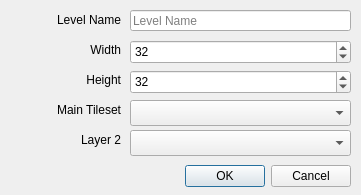
<?xml version="1.0" encoding="UTF-8"?>
<ui version="4.0">
 <class>NewLevelDialog</class>
 <widget class="QDialog" name="NewLevelDialog">
  <property name="geometry">
   <rect>
    <x>0</x>
    <y>0</y>
    <width>361</width>
    <height>195</height>
   </rect>
  </property>
  <property name="sizePolicy">
   <sizepolicy hsizetype="Fixed" vsizetype="Fixed">
    <horstretch>0</horstretch>
    <verstretch>0</verstretch>
   </sizepolicy>
  </property>
  <property name="windowTitle">
   <string>New Level</string>
  </property>
  <widget class="QDialogButtonBox" name="buttonBox">
   <property name="geometry">
    <rect>
     <x>10</x>
     <y>160</y>
     <width>341</width>
     <height>32</height>
    </rect>
   </property>
   <property name="orientation">
    <enum>Qt::Horizontal</enum>
   </property>
   <property name="standardButtons">
    <set>QDialogButtonBox::Cancel|QDialogButtonBox::Ok</set>
   </property>
  </widget>
  <widget class="QSpinBox" name="widthSpinner">
   <property name="geometry">
    <rect>
     <x>130</x>
     <y>40</y>
     <width>221</width>
     <height>24</height>
    </rect>
   </property>
   <property name="wrapping">
    <bool>false</bool>
   </property>
   <property name="frame">
    <bool>true</bool>
   </property>
   <property name="maximum">
    <number>1024</number>
   </property>
   <property name="value">
    <number>32</number>
   </property>
  </widget>
  <widget class="QSpinBox" name="heightSpinner">
   <property name="geometry">
    <rect>
     <x>130</x>
     <y>70</y>
     <width>221</width>
     <height>24</height>
    </rect>
   </property>
   <property name="wrapping">
    <bool>false</bool>
   </property>
   <property name="frame">
    <bool>true</bool>
   </property>
   <property name="maximum">
    <number>1024</number>
   </property>
   <property name="value">
    <number>32</number>
   </property>
  </widget>
  <widget class="QLineEdit" name="levelNameTextBox">
   <property name="geometry">
    <rect>
     <x>130</x>
     <y>10</y>
     <width>221</width>
     <height>21</height>
    </rect>
   </property>
   <property name="inputMask">
    <string/>
   </property>
   <property name="placeholderText">
    <string>Level Name</string>
   </property>
  </widget>
  <widget class="QComboBox" name="tilesetComboBox">
   <property name="geometry">
    <rect>
     <x>130</x>
     <y>100</y>
     <width>221</width>
     <height>26</height>
    </rect>
   </property>
   <property name="iconSize">
    <size>
     <width>64</width>
     <height>64</height>
    </size>
   </property>
  </widget>
  <widget class="QComboBox" name="layer2ComboBox">
   <property name="geometry">
    <rect>
     <x>130</x>
     <y>130</y>
     <width>221</width>
     <height>26</height>
    </rect>
   </property>
  </widget>
  <widget class="QLabel" name="label">
   <property name="geometry">
    <rect>
     <x>20</x>
     <y>10</y>
     <width>101</width>
     <height>20</height>
    </rect>
   </property>
   <property name="text">
    <string>Level Name</string>
   </property>
   <property name="alignment">
    <set>Qt::AlignRight|Qt::AlignTrailing|Qt::AlignVCenter</set>
   </property>
  </widget>
  <widget class="QLabel" name="label_2">
   <property name="geometry">
    <rect>
     <x>20</x>
     <y>40</y>
     <width>101</width>
     <height>20</height>
    </rect>
   </property>
   <property name="text">
    <string>Width</string>
   </property>
   <property name="alignment">
    <set>Qt::AlignRight|Qt::AlignTrailing|Qt::AlignVCenter</set>
   </property>
  </widget>
  <widget class="QLabel" name="label_3">
   <property name="geometry">
    <rect>
     <x>20</x>
     <y>70</y>
     <width>101</width>
     <height>20</height>
    </rect>
   </property>
   <property name="text">
    <string>Height</string>
   </property>
   <property name="alignment">
    <set>Qt::AlignRight|Qt::AlignTrailing|Qt::AlignVCenter</set>
   </property>
  </widget>
  <widget class="QLabel" name="label_4">
   <property name="geometry">
    <rect>
     <x>20</x>
     <y>100</y>
     <width>101</width>
     <height>20</height>
    </rect>
   </property>
   <property name="text">
    <string>Main Tileset</string>
   </property>
   <property name="alignment">
    <set>Qt::AlignRight|Qt::AlignTrailing|Qt::AlignVCenter</set>
   </property>
  </widget>
  <widget class="QLabel" name="label_5">
   <property name="geometry">
    <rect>
     <x>20</x>
     <y>130</y>
     <width>101</width>
     <height>20</height>
    </rect>
   </property>
   <property name="text">
    <string>Layer 2</string>
   </property>
   <property name="alignment">
    <set>Qt::AlignRight|Qt::AlignTrailing|Qt::AlignVCenter</set>
   </property>
  </widget>
 </widget>
 <resources/>
 <connections>
  <connection>
   <sender>buttonBox</sender>
   <signal>accepted()</signal>
   <receiver>NewLevelDialog</receiver>
   <slot>accept()</slot>
   <hints>
    <hint type="sourcelabel">
     <x>248</x>
     <y>254</y>
    </hint>
    <hint type="destinationlabel">
     <x>157</x>
     <y>274</y>
    </hint>
   </hints>
  </connection>
  <connection>
   <sender>buttonBox</sender>
   <signal>rejected()</signal>
   <receiver>NewLevelDialog</receiver>
   <slot>reject()</slot>
   <hints>
    <hint type="sourcelabel">
     <x>316</x>
     <y>260</y>
    </hint>
    <hint type="destinationlabel">
     <x>286</x>
     <y>274</y>
    </hint>
   </hints>
  </connection>
 </connections>
</ui>
